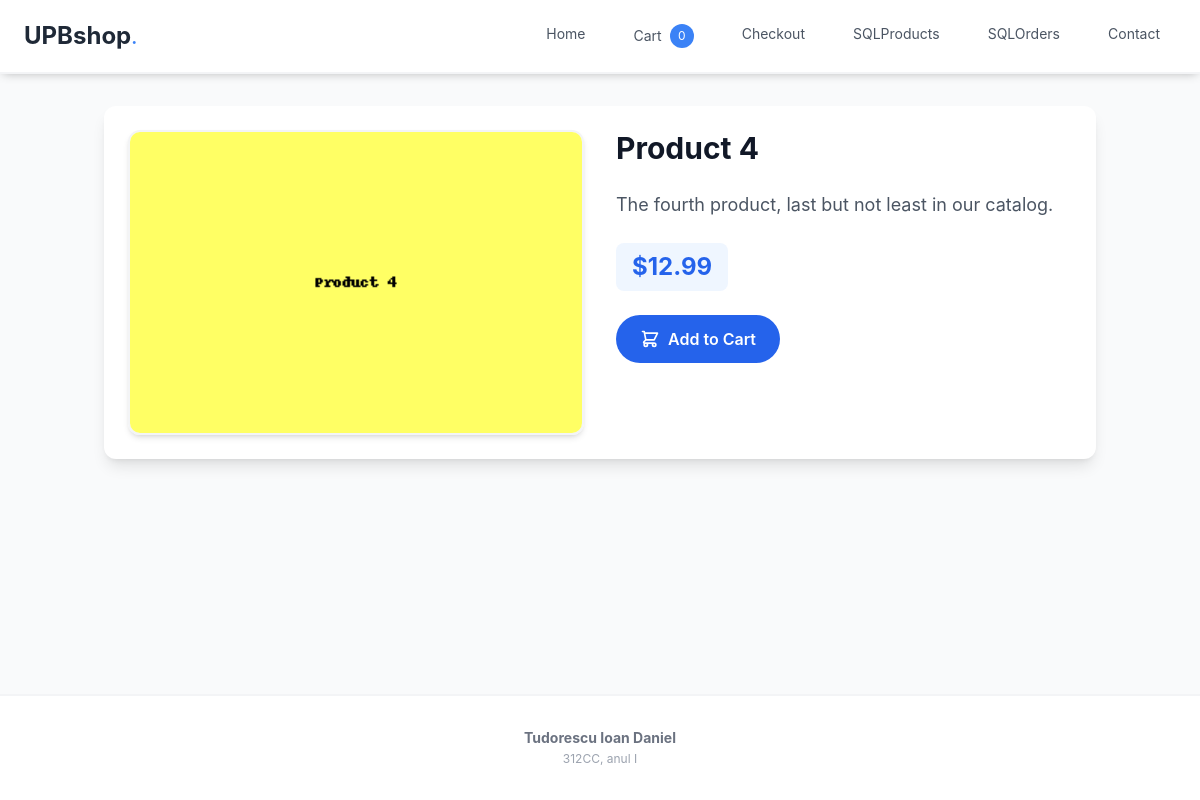
Page /product/9 on the committed database.
### index.py (models this page shows)
class Product(db.Model):
    id          = db.Column(db.Integer, primary_key=True)
    name        = db.Column(db.String(80))
    description = db.Column(db.Text)
    price       = db.Column(db.Float)
    category    = db.Column(db.String(40))
    image       = db.Column(db.String(120))
    author      = db.Column(db.String(60))
    sales       = db.Column(db.Integer, default=0)

### index.py (the view)
@app.route("/product/<int:prod_id>")
def product_page(prod_id):
    prod = Product.query.get_or_404(prod_id)
    return render_template("product.html", product=prod, active_page=None)

### index.py (called while the page is built)
@app.context_processor
def inject_cart_count():
    return {"cart_count": sum(session.get("cart", {}).values())}

### templates/product.html (shortened to what this page needs)
{% extends "base.html" %}
{% block content %}
  {% if product %}
  <div class="md:flex md:space-x-8 items-start p-6 bg-white rounded-xl shadow-lg">
    <div class="md:w-1/2 mb-4 md:mb-0">
      <img
        src="{{ url_for('static', filename='images/' ~ product.image) }}"
        alt="{{ product.name }}"
        class="w-full h-auto rounded-xl border-2 border-gray-100 shadow-md hover:shadow-lg transition-shadow duration-300"
      >
    </div>
    <div class="md:w-1/2 space-y-6">
      <h1 class="text-3xl font-bold text-gray-900 mb-2">{{ product.name }}</h1>
      <p class="text-gray-600 text-lg leading-relaxed">{{ product.description }}</p>
      <div class="flex items-center space-x-4">
        <p class="text-2xl font-bold text-blue-600 bg-blue-50 px-4 py-2 rounded-lg">
          ${{ "%.2f"|format(product.price) }}
        </p>
      </div>
      <a
        href="{{ url_for('add_to_cart', id=product.id) }}"
        class="inline-flex items-center bg-blue-600 hover:bg-blue-700 text-white font-semibold py-3 px-6 rounded-full
               transition-all duration-300 transform hover:scale-105"
      >
        Add to Cart
      </a>
    </div>
  </div>
  {% else %}
  <div class="text-center py-12">
    <p class="text-red-500 text-xl font-medium bg-red-50 px-6 py-4 rounded-lg inline-block">
      Product not found.
    </p>
  </div>
  {% endif %}
{% endblock %}

### rows in the picture
Product: image (picture), name "Product 4", description "The fourth product, last but not least in our catalog.", price "12.99"

### other values in the picture
{{ cart_count }} "0"
